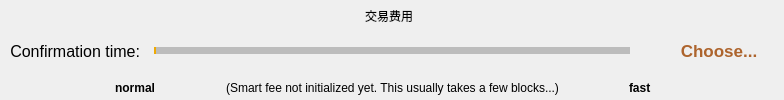
             <widget class="QWidget" name="page_3">
              <layout class="QVBoxLayout" name="verticalLayout_8" stretch="0">
               <property name="leftMargin">
                <number>0</number>
               </property>
               <property name="topMargin">
                <number>0</number>
               </property>
               <property name="rightMargin">
                <number>0</number>
               </property>
               <property name="bottomMargin">
                <number>0</number>
               </property>
               <item>
                <layout class="QVBoxLayout" name="verticalLayout_7">
                 <property name="spacing">
                  <number>0</number>
                 </property>
                 <property name="topMargin">
                  <number>0</number>
                 </property>
                 <item>
                  <layout class="QHBoxLayout" name="horizontalLayout_14">
                   <property name="leftMargin">
                    <number>0</number>
                   </property>
                   <property name="topMargin">
                    <number>6</number>
                   </property>
                   <property name="rightMargin">
                    <number>0</number>
                   </property>
                   <property name="bottomMargin">
                    <number>0</number>
                   </property>
                   <item>
                    <spacer name="horizontalSpacer_13">
                     <property name="orientation">
                      <enum>Qt::Horizontal</enum>
                     </property>
                     <property name="sizeHint" stdset="0">
                      <size>
                       <width>40</width>
                       <height>20</height>
                      </size>
                     </property>
                    </spacer>
                   </item>
                   <item>
                    <widget class="QLabel" name="labelSmartFee">
                     <property name="sizePolicy">
                      <sizepolicy hsizetype="Minimum" vsizetype="Fixed">
                       <horstretch>0</horstretch>
                       <verstretch>0</verstretch>
                      </sizepolicy>
                     </property>
                     <property name="minimumSize">
                      <size>
                       <width>0</width>
                       <height>0</height>
                      </size>
                     </property>
                     <property name="maximumSize">
                      <size>
                       <width>16777215</width>
                       <height>16777215</height>
                      </size>
                     </property>
                     <property name="text">
                      <string>交易费用</string>
                     </property>
                     <property name="alignment">
                      <set>Qt::AlignCenter</set>
                     </property>
                    </widget>
                   </item>
                   <item>
                    <widget class="QLabel" name="labelFeeEstimation">
                     <property name="text">
                      <string/>
                     </property>
                    </widget>
                   </item>
                   <item>
                    <spacer name="horizontalSpacer_14">
                     <property name="orientation">
                      <enum>Qt::Horizontal</enum>
                     </property>
                     <property name="sizeHint" stdset="0">
                      <size>
                       <width>40</width>
                       <height>20</height>
                      </size>
                     </property>
                    </spacer>
                   </item>
                  </layout>
                 </item>
                 <item>
                  <layout class="QHBoxLayout" name="horizontalLayout_6">
                   <property name="spacing">
                    <number>2</number>
                   </property>
                   <item>
                    <widget class="QLabel" name="labelSmartFee3">
                     <property name="minimumSize">
                      <size>
                       <width>140</width>
                       <height>0</height>
                      </size>
                     </property>
                     <property name="maximumSize">
                      <size>
                       <width>140</width>
                       <height>16777215</height>
                      </size>
                     </property>
                     <property name="font">
                      <font>
                       <pointsize>12</pointsize>
                       <weight>50</weight>
                       <bold>false</bold>
                      </font>
                     </property>
                     <property name="text">
                      <string>Confirmation time:</string>
                     </property>
                     <property name="alignment">
                      <set>Qt::AlignRight|Qt::AlignTrailing|Qt::AlignVCenter</set>
                     </property>
                    </widget>
                   </item>
                   <item>
                    <widget class="QSlider" name="sliderSmartFee">
                     <property name="minimumSize">
                      <size>
                       <width>500</width>
                       <height>35</height>
                      </size>
                     </property>
                     <property name="styleSheet">
                      <string notr="true">QSlider{
border-color: #bcbcbc;
}
QSlider::groove:horizontal {                                
     border: 1px solid #999999;                             
     height: 5px;                                           
    margin: 0px 0;                                         
     left: 12px; right: 12px; 
 }
QSlider::handle:horizontal {                               
     border: 0px ;                           
	border-image: url(:/pic/res/pic/sliderBtn.png);
     width: 50px; 
     height: 50px;   
     margin: -20px -20px -20px -20px;                                                                                                                  
} 
QSlider::add-page:horizontal{
background: qlineargradient(spread:pad, x1:0, y1:1, x2:0, y2:0, stop:0 #bcbcbc, stop:0.25 #bcbcbc, stop:0.5 #bcbcbc, stop:1 #bcbcbc); 

}
QSlider::sub-page:horizontal{                               
	background-color: rgb(238, 169, 4);
}</string>
                     </property>
                     <property name="maximum">
                      <number>24</number>
                     </property>
                     <property name="pageStep">
                      <number>1</number>
                     </property>
                     <property name="orientation">
                      <enum>Qt::Horizontal</enum>
                     </property>
                    </widget>
                   </item>
                   <item>
                    <widget class="QFrame" name="frame_6">
                     <property name="minimumSize">
                      <size>
                       <width>140</width>
                       <height>50</height>
                      </size>
                     </property>
                     <property name="maximumSize">
                      <size>
                       <width>140</width>
                       <height>50</height>
                      </size>
                     </property>
                     <property name="styleSheet">
                      <string notr="true">border:hidden;</string>
                     </property>
                     <property name="frameShape">
                      <enum>QFrame::StyledPanel</enum>
                     </property>
                     <property name="frameShadow">
                      <enum>QFrame::Raised</enum>
                     </property>
                     <layout class="QHBoxLayout" name="horizontalLayout_7">
                      <property name="spacing">
                       <number>0</number>
                      </property>
                      <property name="leftMargin">
                       <number>0</number>
                      </property>
                      <property name="topMargin">
                       <number>0</number>
                      </property>
                      <property name="rightMargin">
                       <number>0</number>
                      </property>
                      <property name="bottomMargin">
                       <number>0</number>
                      </property>
                      <item>
                       <widget class="QLabel" name="label_8">
                        <property name="minimumSize">
                         <size>
                          <width>10</width>
                          <height>20</height>
                         </size>
                        </property>
                        <property name="maximumSize">
                         <size>
                          <width>10</width>
                          <height>20</height>
                         </size>
                        </property>
                        <property name="styleSheet">
                         <string notr="true">border-image: url(:/pic/res/pic/moreSelect.png);</string>
                        </property>
                        <property name="text">
                         <string/>
                        </property>
                       </widget>
                      </item>
                      <item>
                       <widget class="QToolButton" name="moreButton">
                        <property name="sizePolicy">
                         <sizepolicy hsizetype="Minimum" vsizetype="Minimum">
                          <horstretch>0</horstretch>
                          <verstretch>0</verstretch>
                         </sizepolicy>
                        </property>
                        <property name="font">
                         <font>
                          <pointsize>13</pointsize>
                          <weight>75</weight>
                          <bold>true</bold>
                         </font>
                        </property>
                        <property name="styleSheet">
                         <string notr="true">border:hidden;
color: rgb(173, 100, 45);</string>
                        </property>
                        <property name="text">
                         <string>Choose...</string>
                        </property>
                       </widget>
                      </item>
                     </layout>
                    </widget>
                   </item>
                  </layout>
                 </item>
                 <item>
                  <layout class="QHBoxLayout" name="horizontalLayout_8" stretch="1,10,1">
                   <item>
                    <widget class="QLabel" name="label_13">
                     <property name="minimumSize">
                      <size>
                       <width>100</width>
                       <height>0</height>
                      </size>
                     </property>
                     <property name="text">
                      <string/>
                     </property>
                    </widget>
                   </item>
                   <item>
                    <layout class="QHBoxLayout" name="horizontalLayout_9" stretch="1,0,0,0,1">
                     <property name="spacing">
                      <number>0</number>
                     </property>
                     <property name="leftMargin">
                      <number>5</number>
                     </property>
                     <property name="rightMargin">
                      <number>5</number>
                     </property>
                     <property name="bottomMargin">
                      <number>0</number>
                     </property>
                     <item>
                      <widget class="QLabel" name="labelSmartFeeNormal">
                       <property name="sizePolicy">
                        <sizepolicy hsizetype="Fixed" vsizetype="Preferred">
                         <horstretch>0</horstretch>
                         <verstretch>0</verstretch>
                        </sizepolicy>
                       </property>
                       <property name="minimumSize">
                        <size>
                         <width>50</width>
                         <height>0</height>
                        </size>
                       </property>
                       <property name="maximumSize">
                        <size>
                         <width>22</width>
                         <height>16777215</height>
                        </size>
                       </property>
                       <property name="font">
                        <font>
                         <weight>75</weight>
                         <bold>true</bold>
                        </font>
                       </property>
                       <property name="text">
                        <string>normal</string>
                       </property>
                       <property name="alignment">
                        <set>Qt::AlignRight|Qt::AlignTrailing|Qt::AlignVCenter</set>
                       </property>
                      </widget>
                     </item>
                     <item>
                      <spacer name="horizontalSpacer_8">
                       <property name="orientation">
                        <enum>Qt::Horizontal</enum>
                       </property>
                       <property name="sizeHint" stdset="0">
                        <size>
                         <width>40</width>
                         <height>20</height>
                        </size>
                       </property>
                      </spacer>
                     </item>
                     <item>
                      <widget class="QLabel" name="labelSmartFee2">
                       <property name="sizePolicy">
                        <sizepolicy hsizetype="Minimum" vsizetype="Preferred">
                         <horstretch>0</horstretch>
                         <verstretch>0</verstretch>
                        </sizepolicy>
                       </property>
                       <property name="minimumSize">
                        <size>
                         <width>80</width>
                         <height>0</height>
                        </size>
                       </property>
                       <property name="maximumSize">
                        <size>
                         <width>16777215</width>
                         <height>16777215</height>
                        </size>
                       </property>
                       <property name="text">
                        <string>(Smart fee not initialized yet. This usually takes a few blocks...)</string>
                       </property>
                       <property name="alignment">
                        <set>Qt::AlignCenter</set>
                       </property>
                      </widget>
                     </item>
                     <item>
                      <spacer name="horizontalSpacer_9">
                       <property name="orientation">
                        <enum>Qt::Horizontal</enum>
                       </property>
                       <property name="sizeHint" stdset="0">
                        <size>
                         <width>40</width>
                         <height>20</height>
                        </size>
                       </property>
                      </spacer>
                     </item>
                     <item>
                      <widget class="QLabel" name="labelSmartFeeFast">
                       <property name="sizePolicy">
                        <sizepolicy hsizetype="Fixed" vsizetype="Preferred">
                         <horstretch>0</horstretch>
                         <verstretch>0</verstretch>
                        </sizepolicy>
                       </property>
                       <property name="minimumSize">
                        <size>
                         <width>50</width>
                         <height>0</height>
                        </size>
                       </property>
                       <property name="font">
                        <font>
                         <weight>75</weight>
                         <bold>true</bold>
                        </font>
                       </property>
                       <property name="text">
                        <string>fast</string>
                       </property>
                       <property name="alignment">
                        <set>Qt::AlignLeading|Qt::AlignLeft|Qt::AlignVCenter</set>
                       </property>
                      </widget>
                     </item>
                    </layout>
                   </item>
                   <item>
                    <widget class="QLabel" name="label_15">
                     <property name="minimumSize">
                      <size>
                       <width>100</width>
                       <height>0</height>
                      </size>
                     </property>
                     <property name="text">
                      <string/>
                     </property>
                    </widget>
                   </item>
                  </layout>
                 </item>
                </layout>
               </item>
              </layout>
             </widget>
